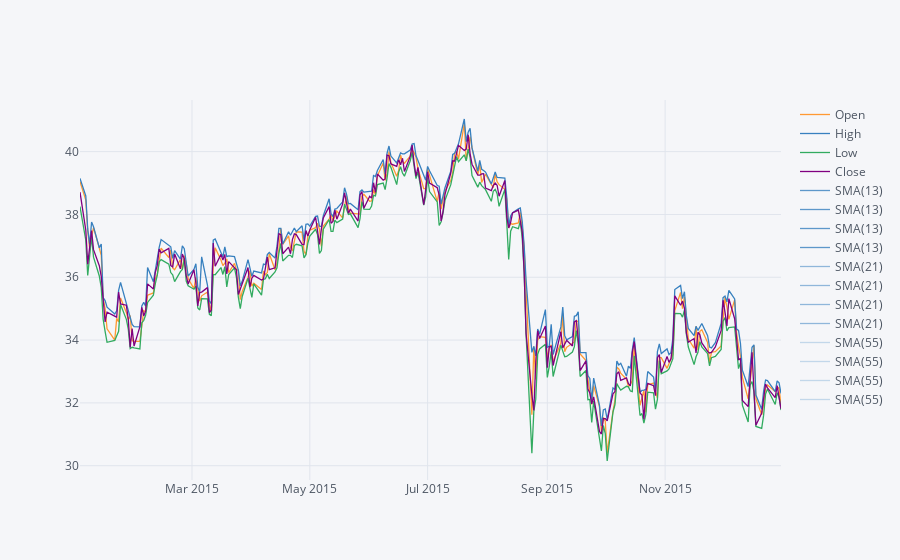

The notebook cell this image was saved under:
### Markdown cell above
A Simple Moving Averages plot of Morgan Stanley for the year 2015.

### Code cell
bank_stocks['MS'][['Open','High','Low','Close']].loc['2015-1-1':'2016-1-1'].ta_plot(study='sma', periods=[13,21,55])

### Figure 1 — Plotly figure (JSON) as saved in the notebook; plotly's stock layout.template omitted (floating-point values rounded to 4 significant figures; data arrays with more than 128 entries replaced by an {"elided": "..."} marker saying what was removed)
{"data": [{"line": {"color": "rgba(255, 153, 51, 1.0)", "dash": "solid", "shape": "linear", "width": 1.3}, "mode": "lines", "name": "Open", "text": "", "type": "scatter", "x": {"elided": "252 str values"}, "y": {"elided": "252 float values"}}, {"line": {"color": "rgba(55, 128, 191, 1.0)", "dash": "solid", "shape": "linear", "width": 1.3}, "mode": "lines", "name": "High", "text": "", "type": "scatter", "x": {"elided": "252 str values"}, "y": {"elided": "252 float values"}}, {"line": {"color": "rgba(50, 171, 96, 1.0)", "dash": "solid", "shape": "linear", "width": 1.3}, "mode": "lines", "name": "Low", "text": "", "type": "scatter", "x": {"elided": "252 str values"}, "y": {"elided": "252 float values"}}, {"line": {"color": "rgba(128, 0, 128, 1.0)", "dash": "solid", "shape": "linear", "width": 1.3}, "mode": "lines", "name": "Close", "text": "", "type": "scatter", "x": {"elided": "252 str values"}, "y": {"elided": "252 float values"}}, {"line": {"color": "rgba(55, 128, 191, 0.8)", "dash": "solid", "shape": "linear", "width": 1.3}, "mode": "lines", "name": "SMA(13)", "text": "", "type": "scatter", "x": {"elided": "252 str values"}, "y": {"elided": "252x4 mixed values"}}, {"line": {"color": "rgba(55, 128, 191, 0.8)", "dash": "solid", "shape": "linear", "width": 1.3}, "mode": "lines", "name": "SMA(13)", "text": "", "type": "scatter", "x": {"elided": "252 str values"}, "y": {"elided": "252x4 mixed values"}}, {"line": {"color": "rgba(55, 128, 191, 0.8)", "dash": "solid", "shape": "linear", "width": 1.3}, "mode": "lines", "name": "SMA(13)", "text": "", "type": "scatter", "x": {"elided": "252 str values"}, "y": {"elided": "252x4 mixed values"}}, {"line": {"color": "rgba(55, 128, 191, 0.8)", "dash": "solid", "shape": "linear", "width": 1.3}, "mode": "lines", "name": "SMA(13)", "text": "", "type": "scatter", "x": {"elided": "252 str values"}, "y": {"elided": "252x4 mixed values"}}, {"line": {"color": "rgba(55, 128, 191, 0.5333333333333334)", "dash": "solid", "shape": "linear", "width": 1.3}, "mode": "lines", "name": "SMA(21)", "text": "", "type": "scatter", "x": {"elided": "252 str values"}, "y": {"elided": "252x4 mixed values"}}, {"line": {"color": "rgba(55, 128, 191, 0.5333333333333334)", "dash": "solid", "shape": "linear", "width": 1.3}, "mode": "lines", "name": "SMA(21)", "text": "", "type": "scatter", "x": {"elided": "252 str values"}, "y": {"elided": "252x4 mixed values"}}, {"line": {"color": "rgba(55, 128, 191, 0.5333333333333334)", "dash": "solid", "shape": "linear", "width": 1.3}, "mode": "lines", "name": "SMA(21)", "text": "", "type": "scatter", "x": {"elided": "252 str values"}, "y": {"elided": "252x4 mixed values"}}, {"line": {"color": "rgba(55, 128, 191, 0.5333333333333334)", "dash": "solid", "shape": "linear", "width": 1.3}, "mode": "lines", "name": "SMA(21)", "text": "", "type": "scatter", "x": {"elided": "252 str values"}, "y": {"elided": "252x4 mixed values"}}, {"line": {"color": "rgba(55, 128, 191, 0.2666666666666669)", "dash": "solid", "shape": "linear", "width": 1.3}, "mode": "lines", "name": "SMA(55)", "text": "", "type": "scatter", "x": {"elided": "252 str values"}, "y": {"elided": "252x4 mixed values"}}, {"line": {"color": "rgba(55, 128, 191, 0.2666666666666669)", "dash": "solid", "shape": "linear", "width": 1.3}, "mode": "lines", "name": "SMA(55)", "text": "", "type": "scatter", "x": {"elided": "252 str values"}, "y": {"elided": "252x4 mixed values"}}, {"line": {"color": "rgba(55, 128, 191, 0.2666666666666669)", "dash": "solid", "shape": "linear", "width": 1.3}, "mode": "lines", "name": "SMA(55)", "text": "", "type": "scatter", "x": {"elided": "252 str values"}, "y": {"elided": "252x4 mixed values"}}, {"line": {"color": "rgba(55, 128, 191, 0.2666666666666669)", "dash": "solid", "shape": "linear", "width": 1.3}, "mode": "lines", "name": "SMA(55)", "text": "", "type": "scatter", "x": {"elided": "252 str values"}, "y": {"elided": "252x4 mixed values"}}], "layout": {"legend": {"bgcolor": "#F5F6F9", "font": {"color": "#4D5663"}}, "paper_bgcolor": "#F5F6F9", "plot_bgcolor": "#F5F6F9", "title": {"font": {"color": "#4D5663"}}, "xaxis": {"gridcolor": "#E1E5ED", "showgrid": true, "tickfont": {"color": "#4D5663"}, "title": {"font": {"color": "#4D5663"}, "text": ""}, "zerolinecolor": "#E1E5ED"}, "yaxis": {"gridcolor": "#E1E5ED", "showgrid": true, "tickfont": {"color": "#4D5663"}, "title": {"font": {"color": "#4D5663"}, "text": ""}, "zerolinecolor": "#E1E5ED"}}}
